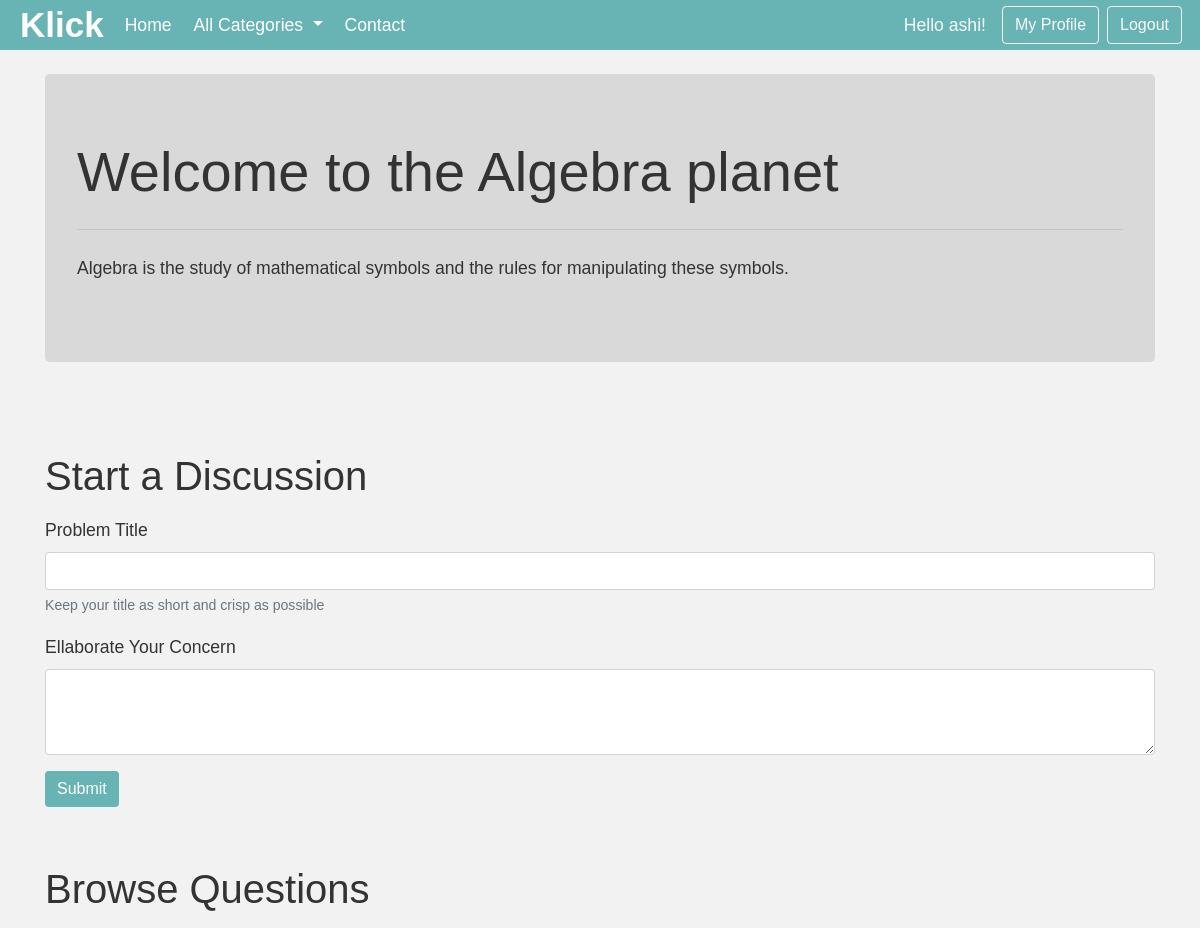
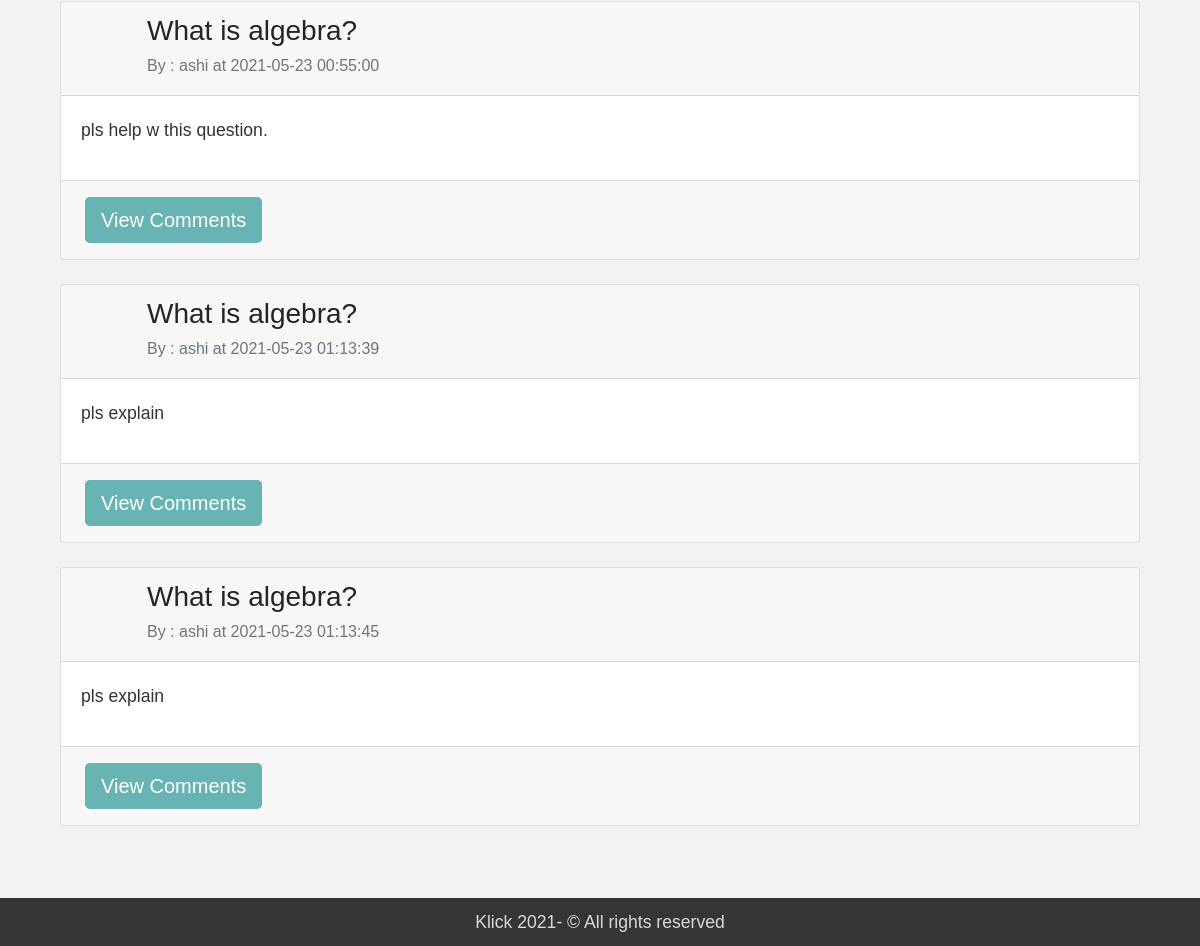
The page /threadlist.php?catid=1 (signed in) on the database its author committed (2 pictures, top to bottom).
### tables this page shows
CREATE TABLE `categories` (
  `category_id` int(11) NOT NULL,
  `category_name` varchar(255) DEFAULT NULL,
  `category_description` varchar(255) DEFAULT NULL,
  `created` datetime DEFAULT current_timestamp()
);

CREATE TABLE `threads` (
  `thread_id` int(11) NOT NULL,
  `thread_title` varchar(255) NOT NULL,
  `thread_desc` text DEFAULT NULL,
  `thread_cat_id` int(11) DEFAULT NULL,
  `thread_user_id` int(11) DEFAULT NULL,
  `timestamp` datetime DEFAULT current_timestamp()
);

CREATE TABLE `users` (
  `sno` int(11) NOT NULL,
  `user_email` varchar(30) DEFAULT NULL,
  `user_pass` varchar(255) DEFAULT NULL,
  `timestamp` datetime DEFAULT current_timestamp()
);

### threadlist.php (the view, shortened to what this page needs)
<!doctype html>
<html lang="en">
<head>
    <link rel="stylesheet" href="https://stackpath.bootstrapcdn.com/bootstrap/4.5.0/css/bootstrap.min.css"
>
    <link rel="stylesheet" href="style.css">
</head>
<body>
    <?php include 'header.php';?>
    <?php
    $id = $_GET['catid'];
    $sql = "SELECT * FROM `categories` WHERE category_id=$id";
    $result = mysqli_query($conn, $sql);
    while($row = mysqli_fetch_assoc($result)){
        $catname = $row['category_name'];
        $catdesc = $row['category_description'];
    }
    ?>
    <div class="container my-4">
        <div class="jumbotron">
            <h1 class="display-4">Welcome to the <?php echo $catname;?> planet</h1>
            <hr class="my-4">
            <p><?php echo $catdesc;?></p>
        </div>
    </div>
    <?php
    if(isset($_SESSION['loggedin']) && $_SESSION['loggedin']==true){
    echo '<div class="container">
            <h1 class="py-2">Start a Discussion</h1>
            <form action="'. $_SERVER["REQUEST_URI"] . '" method="post">
                <div class="form-group">
                    <label for="exampleInputEmail1">Problem Title</label>
                    <input type="text" class="form-control" id="title" name="title" aria-describedby="emailHelp">
                    <small id="emailHelp" class="form-text text-muted">Keep your title as short and crisp as
                        possible</small>
                </div>
                <input type="hidden" name="sno" value="'. $_SESSION["sno"]. '">
                <div class="form-group">
                    <label for="exampleFormControlTextarea1">Ellaborate Your Concern</label>
                    <textarea class="form-control" id="desc" name="desc" rows="3"></textarea>
                </div>
                <button type="submit" class="btn btn-info">Submit</button>
            </form>
        </div>';
    }
    ?>
    <div class="container mb-5" id="ques">
        <h1 class="py-2">Browse Questions</h1>
    <?php
    $id = $_GET['catid'];
    $sql = "SELECT * FROM `threads` WHERE thread_cat_id=$id";
    $result = mysqli_query($conn, $sql);
    while($row = mysqli_fetch_assoc($result)){
        $id = $row['thread_id'];
        $title = $row['thread_title'];
        $desc = $row['thread_desc'];
        $thread_time = $row['timestamp'];
        $thread_user_id = $row['thread_user_id'];
        $sql2 = "SELECT user_email FROM `users` WHERE sno='$thread_user_id'";
        $result2 = mysqli_query($conn, $sql2);
        $row2 = mysqli_fetch_assoc($result2);
        echo '<div class="container-fluid mt-100">
        <div class="row">
            <div class="col-md-12">
                <div class="card mb-4">
                    <div class="card-header">
                        <div class="media flex-wrap w-100 align-items-center"> <img src="https://d1nhio0ox7pgb.cloudfront.net/_img/o_collection_png/green_dark_grey/512x512/plain/user.png" width="50px" class="d-block ui-w-40 rounded-circle" alt="">
                            <div class="media-body ml-3"> <h3><a href="thread.php?threadid=' . $id. '" class="link-dark" style="color:#252422"> '. $title . '</a><h3>
                                <div class="text-muted small"><h6>By : '. $row2['user_email'] . ' at '. $thread_time. '<h6></div>
                            </div>
                        </div>
                    </div>
                    <div class="card-body">
                        <p>  '. $desc . '</p>
                    </div>
                    <div class="card-footer d-flex flex-wrap justify-content-between align-items-center px-0 pt-0 pb-3">
                        <div class="px-4 pt-3"><a href="thread.php?threadid=' . $id. '"> <button type="button" class="btn btn-info btn-lg"> View Comments</button> </a></div>
                    </div>
                </div>
            </div>
        </div>
    </div>';
        }
    ?>
    </div>
    <footer class="footer" style="background:#353535;	color:#d9d9d9;	text-align:center;"><p style="margin:0;	padding:10px"><a target="blank" href="#" style="color:#d9d9d9; ">Klick 2021<a>- © All rights reserved </p></footer>
</body>
</html>

### style.css (style rules this page uses)
* { box-sizing: border-box; margin: 0; padding: 0; }
body { font-family: 'Catamaran', sans-serif; line-height: 1.6; color: #333; background-color:#f2f2f2; font-size: 1.1rem; }
.container { padding-top:50px; }
.btn-info { background: #68b3b3; color: #ffffff; border: none; }
.jumbotron { background-color: #d9d9d9; }

### threadlist.php (style rules this page uses)
#ques { min-height: 433px; }

### rows shown on the page
categories: category_name "Algebra", category_description "Algebra is the study of mathematical symbols and the rules for manipulating these symbols."
threads: thread_title "What is algebra?", users.user_email "ashi", timestamp "2021-05-23 00:55:00", thread_desc "pls help w this question."
threads: thread_title "What is algebra?", users.user_email "ashi", timestamp "2021-05-23 01:13:39", thread_desc "pls explain"
threads: thread_title "What is algebra?", users.user_email "ashi", timestamp "2021-05-23 01:13:45", thread_desc "pls explain"

### other values the page prints
$_SESSION['useremail'] "ashi"
